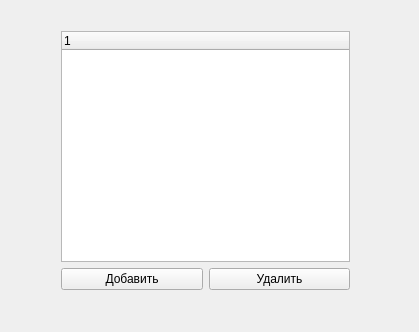
<?xml version="1.0" encoding="UTF-8"?>
<ui version="4.0">
 <class>TreeClass</class>
 <widget class="QWidget" name="TreeClass">
  <property name="geometry">
   <rect>
    <x>0</x>
    <y>0</y>
    <width>419</width>
    <height>332</height>
   </rect>
  </property>
  <property name="windowTitle">
   <string>TreeClass</string>
  </property>
  <widget class="QWidget" name="">
   <property name="geometry">
    <rect>
     <x>50</x>
     <y>20</y>
     <width>311</width>
     <height>281</height>
    </rect>
   </property>
   <layout class="QVBoxLayout" name="verticalLayout">
    <item>
     <widget class="QTreeWidget" name="treeWidget">
      <column>
       <property name="text">
        <string notr="true">1</string>
       </property>
      </column>
     </widget>
    </item>
    <item>
     <layout class="QHBoxLayout" name="horizontalLayout">
      <item>
       <widget class="QPushButton" name="pushButton">
        <property name="text">
         <string>Добавить</string>
        </property>
       </widget>
      </item>
      <item>
       <widget class="QPushButton" name="pushButton_2">
        <property name="text">
         <string>Удалить</string>
        </property>
       </widget>
      </item>
     </layout>
    </item>
   </layout>
  </widget>
 </widget>
 <layoutdefault spacing="6" margin="11"/>
 <resources/>
 <connections/>
</ui>
